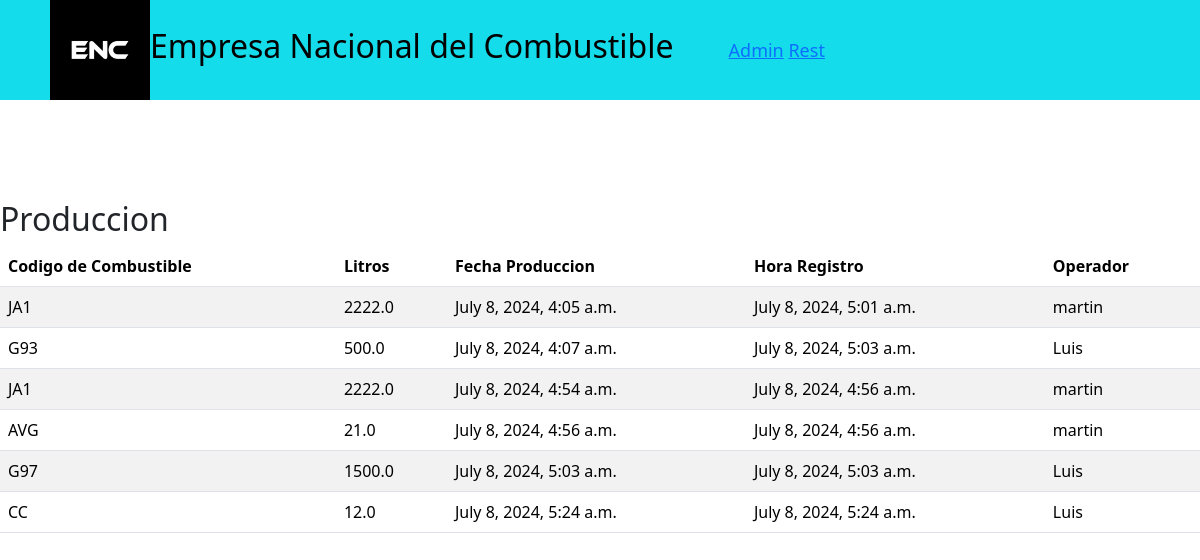
The page / on the database its author committed.
### core/models.py (models this page shows, shortened)
class Registro(models.Model):
    codigo_combustible = models.ForeignKey(Combustible, on_delete=models.CASCADE)
    litros = models.FloatField()
    hora_registro = models.DateTimeField(default=timezone.now)
    fecha = models.DateTimeField(default=timezone.now)
    trabajador = models.ForeignKey(User, on_delete=models.CASCADE)

class Combustible(models.Model):
    nombre = models.CharField(max_length=100)
    codigo = models.CharField(max_length=10)
    planta = models.ForeignKey(Planta, on_delete=models.CASCADE)

### core/views.py (the view)
# urls.py: path('',views.index, name="index"),
def index(request):
    permiso = request.user.groups.all()
    registros = Registro.objects.all()
    usuario = request.user
    data={
        'permiso': permiso,
        'registros': registros,
        'usuario': usuario,
    }
    if usuario.groups.filter(name='Operador').exists():
        data['es_operador'] = True
    return render(request, "core/index.html", data)

### core/templates/core/index.html (shortened to what this page needs)
{% extends 'core/base.html' %}
{% load static %}
{% block content %}
<body>
    <section id="tabla">
        <h2>Produccion</h2>
        <table class="table table-striped">
          <thead>
            <tr>
              <th scope="col">Codigo de Combustible</th>
              <th scope="col">Litros</th>
              <th scope="col">Fecha Produccion</th>
              <th scope="col">Hora Registro</th>
              <th scope="col">Operador</th>
            </tr>
          </thead>
          <tbody>
            {% for registro in registros %}
            <tr>
              <td>{{ registro.codigo_combustible.codigo }}</td>
              <td>{{ registro.litros }}</td>
              <td>{{ registro.fecha }}</td>
              <td>{{ registro.hora_registro }}</td>
              <td>{{ registro.trabajador}}</td>
            </tr>
            {% endfor %}
          </tbody>
    </section>
</body>
{% endblock %}

### core/templates/core/base.html (shortened to what this page needs)
{% load static %}
<!DOCTYPE html>
<html lang="en">
<head>
    <link rel="stylesheet" href="{% static 'core/css/bootstrap.css' %}">
    <link rel="stylesheet" href="{% static 'core/css/estilos.css' %}">
</head>
<body>
    <header>
        <img id="enc"src="{% static 'media/ENC.jpg' %}" alt="ENC">
        <h2>Empresa Nacional del Combustible</h2>
        <nav id="navbar">
            <a href="/admin">Admin</a>
            <a href="/rest">Rest</a>
        </nav>
    </header>
    {% block content %}
    {% endblock %}
</body>
</html>

### core/static/core/css/estilos.css (style rules this page uses)
header { height: auto; background-color: rgb(21, 220, 234); padding: 0 50px; color: black; display: flex; align-items: center; }
#enc { width: 50%; max-width: 100px; }
#navbar { font-size: large; margin-left: 5%; }
#tabla { align-self: center; margin-top: 100px; }

### rows shown on the page
Registro: codigo_combustible.codigo "JA1", litros "2222.0", fecha "July 8, 2024, 4:05 a.m.", hora_registro "July 8, 2024, 5:01 a.m.", trabajador "martin"
Registro: codigo_combustible.codigo "G93", litros "500.0", fecha "July 8, 2024, 4:07 a.m.", hora_registro "July 8, 2024, 5:03 a.m.", trabajador "Luis"
Registro: codigo_combustible.codigo "JA1", litros "2222.0", fecha "July 8, 2024, 4:54 a.m.", hora_registro "July 8, 2024, 4:56 a.m.", trabajador "martin"
Registro: codigo_combustible.codigo "AVG", litros "21.0", fecha "July 8, 2024, 4:56 a.m.", hora_registro "July 8, 2024, 4:56 a.m.", trabajador "martin"
Registro: codigo_combustible.codigo "G97", litros "1500.0", fecha "July 8, 2024, 5:03 a.m.", hora_registro "July 8, 2024, 5:03 a.m.", trabajador "Luis"
Registro: codigo_combustible.codigo "CC", litros "12.0", fecha "July 8, 2024, 5:24 a.m.", hora_registro "July 8, 2024, 5:24 a.m.", trabajador "Luis"
